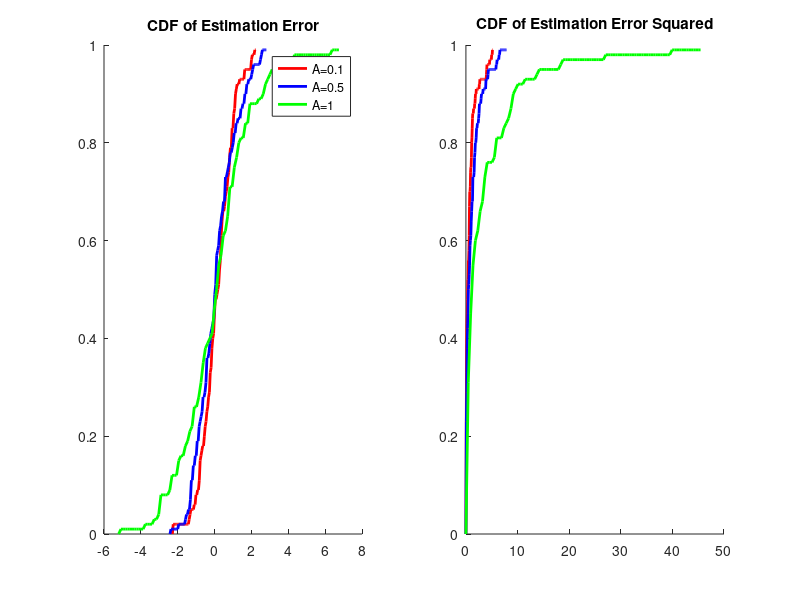

Reproduce this figure in MATLAB. (Note: this script raises an error after producing the figure.)
%Gireeja NonCoherence Control

clc
clear all

A = [0.1 0.5 0.75];
colors = {'r', 'b', 'g', 'k', 'm'};
%c = 1;
varx = 1;
varv = 1; %channel noise
varw = 1;
n = 100;
mu_c = 1;
varc = 0.1;

for i=1:length(A)
    %initialize
    c = normrnd(mu_c,varc);
    x = normrnd(0,varx,[1,1]); %x[0]
    y = c*x+normrnd(0,varv);

    vary = varc*varx+varv;
    
    xhat = y*mu_c*varx/vary;

    %time passing
    for t=1:(n-1)
        c = normrnd(mu_c,varc);
        x = [x A(i)*(x(1,t))+normrnd(0,varw)]; %-xhat(1,t)
        y = [y c*x(1,(t+1))+normrnd(0,varv)];

        varx = A(i)^2*varx + varw;
        %varx = A(i)^2*(1-mu_c*c*varx/vary)^2*varx + varw + (A(i)*mu_c*varx/vary)^2*varv;
        vary = varc*varx+varv;
        xhat = [xhat y(1,t+1)*mu_c*varx/vary];
    end

    xtilde = x-xhat;
    
    xtilde_vec = linspace(min(xtilde),max(xtilde));
    data = zeros(length(xtilde_vec),1);
    for a = 1:length(xtilde_vec)
        data(a,1) = sum(xtilde < xtilde_vec(a));
    end
    data = data./length(xtilde); 
    subplot(1,2,1), hold on, plot(xtilde_vec,data,'Color',colors{i},'LineWidth',2);
    subplot(1,2,1), title('CDF of Estimation Error')
    h = legend('A=0.1','A=0.5','A=1','A=2','Location','Best');
    
    xtilde = (x-xhat).^2;
    xtilde_vec = linspace(min(xtilde),max(xtilde));
    data = zeros(length(xtilde_vec),1);
    for a = 1:length(xtilde_vec)
        data(a,1) = sum(xtilde < xtilde_vec(a));
    end
    data = data./length(xtilde); 
    subplot(1,2,2), hold on, plot(xtilde_vec,data,'Color',colors{i}, 'LineWidth',2);
    subplot(1,2,2), title('CDF of Estimation Error Squared')
end

suptitle(['Gireeja NonCoherence Paper Varying A VarC = ' num2str(varc)])

% set(gcf,'PaperUnits','inches','PaperSize',[12,6],'PaperPosition',[0 0 12 6]);
% print('-dpdf','-r100','fig5_c1.pdf');

%%
%Kalman Filter with Additive Noise Try 2

clc;
clear all;

set(0,'defaulttextinterpreter','latex')

a = 1; %Test 2,0.5,10
c = 1;
varv = 10; %channel noise
varw = 1;
n = 500; %timesteps
M = 1000; %number of trials
Xtilde_ = [];
Xmtilde_ = [];

Xhat = [];
Xmem = [];
X = [];
Y = [];

for m=1:M
%initialize
x = normrnd(0,1,[1,1]); %x[0]
y = c*x+normrnd(0,sqrt(varv));
xhat = y*c*1/(c^2+varv);
xhatmem = y*c/(c^2+varv);
varx = 1;
vary = c^2*varx+varv;

%sigman = varx -2*c^2*varx^2/vary + c^2*varx^2/vary^2*(c^2*varx+varv);
sigman = (1-varx/vary)^2*varx + (varx/vary)^2*varv; %assumes c = 1
Sigman = [sigman];

%time passing
for t=1:(n-1)
    w = normrnd(0,sqrt(varw));
    x = [x a*x(1,t)+w];
    v = normrnd(0,sqrt(varv));
    y = [y c*x(1,(t+1))+v];
    
    sn = a^2*sigman+varw; %generating sn for this iteration
    kn = sn*c/(c^2*sn+varv);
    xhatmem = [xhatmem a*xhatmem(1,t)+kn*(y(1,t+1)-c*a*xhatmem(1,t))];
    %sigman = (1-kn*c)^2 + kn^2*varv;
    sigman = (1-kn*c)*sn; %generate new sigma_n for next iteration
    %sn = a^2*sigman+varw;
    
    Sigman = [Sigman sigman];
    varx = a^2*varx + varw;
    vary = c^2*varx + varv;
    xhat = [xhat y(1,t+1)*c*varx/vary];
    
end

xtilde = x-xhat;
xmemtilde = x-xhatmem;

Xhat = [Xhat; xhat];
Xmem = [Xmem; xhatmem];
X = [X; x];
Y = [Y; y];

Xtilde_ = [Xtilde_ xtilde'];
Xmtilde_ = [Xmtilde_ xmemtilde'];

end

subplot(4,2,1), plot(0:t,mean(abs(Xmtilde_')),'b')
subplot(4,2,1), hold on, plot(0:t,mean(abs(Xtilde_')),'r')
subplot(4,2,1), title('Average Error'), xlabel('n = time'), ylabel('Magnitude')
legend('Xmtilde','Xtilde','Location','Best')

subplot(4,2,2), plot(0:t,var(Xmtilde_'),'b')
subplot(4,2,2), hold on, plot(0:t, var(Xtilde_'),'r',0:t,Sigman,'m')
subplot(4,2,2), title('Variance of Error'), xlabel('n = time'), ylabel('Magnitude')
legend('$$\tilde{X}_{kf}$$','$$\tilde{X}$$','$$\tilde{X}calc$$','Location','Best')

Xtilde_ = Xtilde_.^2;
Xmtilde_ = Xmtilde_.^2;

subplot(4,2,3), hist(Xmtilde_(1,:),20)
subplot(4,2,3), title('Squared Error of $$\hat{X_m(0)}$$')

[vec, data] = cdfld(Xmtilde_(1,:)); [vec2, data2] = cdfld(Xtilde_(1,:));
subplot(4,2,4), plot(vec, data, 'b', 'LineWidth',2)
subplot(4,2,4), hold on, plot(vec2, data2, 'r', 'LineWidth',2)
legend('Xmtilde','Xtilde','Location','Best')
subplot(4,2,4), title('CDF of $$\hat{X}_m(0)$$ Squared Error'), xlabel('e = Magnitude'), ylabel('$$P((X(0)-\hat{X}_m(0))^2 < e)$$')

subplot(4,2,5), hist(Xmtilde_(n/2,:),20)
subplot(4,2,5), title(['Squared Error of $$\hat{X}_m$$(' num2str(n/2) ')'])

[vec, data] = cdfld(Xmtilde_(n/2,:)); [vec2, data2] = cdfld(Xtilde_(n/2,:));
subplot(4,2,6), plot(vec, data, 'b','LineWidth',2)
subplot(4,2,6), hold on, plot(vec2, data2, 'r', 'LineWidth',2)
subplot(4,2,6), title(['CDF of $$\hat{X}_m$$(' num2str(n/2) ') Squared Error']), xlabel('e = Magnitude'), ylabel(['P((X(' num2str(n/2) '$$)-\hat{X}_m($$' num2str(n/2) '$$))^2 <$$ e)'])

subplot(4,2,7), hist(Xmtilde_(n,:),20)
subplot(4,2,7), title(['Squared Error of $$\hat{X}_m$$(' num2str(n) ')'])

[vec, data] = cdfld(Xmtilde_(n,:)); [vec2, data2] = cdfld(Xtilde_(n,:));
subplot(4,2,8), plot(vec, data, 'b','LineWidth',2)
subplot(4,2,8), hold on, plot(vec2, data2, 'r', 'LineWidth',2)
subplot(4,2,8), title(['CDF of $$\hat{X}_m$$(' num2str(n) ') Squared Error']), xlabel('e = Magnitude'), ylabel(['P((X(' num2str(n) ')-$$\hat{X}_m$$(' num2str(n) '$$))^2 <$$ e)'])

suptitle(['A = ' num2str(a) '; V = ' num2str(varv) '; W = ' num2str(varw) '; M = ' num2str(M)])

set(gcf,'PaperUnits','inches','PaperSize',[12,12],'PaperPosition',[0 0 12 12]);
print('-dpdf','-r100','kfadd_m1000.pdf');

%%
%Kalman Filter Ignoring Multiplicative Noise Try 2

clc;
clear all;

a = 1; %Test 2,0.5,10
% c = 1;
varv = 1/100; %multiplicative noise, 1/p, 0.01, 1, 10, 100
varw = 1;%system noise
n = 500;
M = 1000;
Xmtilde_ = [];

for m=1:M
    %initialize
    x = normrnd(0,1,[1,1]); %x[0]
    y = (1+normrnd(0,sqrt(varv)))*x;

    xhatmem = y;

    sigman = 0;

    %time passing
    for t=1:(n-1)
        w = normrnd(0,sqrt(varw));
        x = [x a*x(1,t)+w];
        v = normrnd(0,sqrt(varv));
        y = [y (1+v)*x(1,(t+1))];

        sn = a^2*sigman+varw; %generating sn for this iteration
        kn = 1;
        xhatmem = [xhatmem a*xhatmem(1,t)+kn*(y(1,t+1)-a*xhatmem(1,t))];
        %sigman = (1-kn*c)^2 + kn^2*varv;
        sigman = (1-kn)*sn; %generate new sigma_n for next iteration
        %sn = a^2*sigman+varw;

    end

    xmemtilde = x-xhatmem;
    
    Xmtilde_ = [Xmtilde_ xmemtilde'];
end

subplot(4,2,1), plot(0:t,mean(abs(Xmtilde_')),'b')
subplot(4,2,1), title('Average Abs(Error)'), xlabel('n = time'), ylabel('Magnitude')

subplot(4,2,2), plot(0:t,var(Xmtilde_'),'b')
subplot(4,2,2), title('Variance of Error'), xlabel('n = time'), ylabel('Magnitude')

Xmtilde_ = Xmtilde_.^2;

subplot(4,2,3), hist(Xmtilde_(1,:),20)
subplot(4,2,3), title('Squared Error of $$\hat{X_m(0)}$$')

[vec, data] = cdfld(Xmtilde_(1,:));
subplot(4,2,4), plot(vec, data, 'b', 'LineWidth',2)
subplot(4,2,4), title('CDF of $$\hat{X}_m(0)$$ Squared Error'), xlabel('e = Magnitude'), ylabel('$$P((X(0)-\hat{X}_m(0))^2 < e)$$')

subplot(4,2,5), hist(Xmtilde_(n/2,:),20)
subplot(4,2,5), title(['Squared Error of $$\hat{X}_m$$(' num2str(n/2) ')'])

[vec, data] = cdfld(Xmtilde_(n/2,:));
subplot(4,2,6), plot(vec, data, 'b','LineWidth',2)
subplot(4,2,6), title(['CDF of $$\hat{X}_m$$(' num2str(n/2) ') Squared Error']), xlabel('e = Magnitude'), ylabel(['P((X(' num2str(n/2) '$$)-\hat{X}_m($$' num2str(n/2) '$$))^2 <$$ e)'])

subplot(4,2,7), hist(Xmtilde_(n,:),20)
subplot(4,2,7), title(['Squared Error of $$\hat{X}_m$$(' num2str(n) ')'])

[vec, data] = cdfld(Xmtilde_(n,:));
subplot(4,2,8), plot(vec, data, 'b','LineWidth',2)
subplot(4,2,8), title(['CDF of $$\hat{X}_m$$(' num2str(n) ') Squared Error']), xlabel('e = Magnitude'), ylabel(['P((X(' num2str(n) ')-$$\hat{X}_m$$(' num2str(n) '$$))^2 <$$ e)'])

suptitle(['A = ' num2str(a) '; Power = ' num2str(1/varv) '; W = ' num2str(varw) '; M = ' num2str(M)])

set(gcf,'PaperUnits','inches','PaperSize',[12,12],'PaperPosition',[0 0 12 12]);
print('-dpdf','-r100','kfavm_p100.pdf');

%%
%Kalman Filter Schenato Try 2
clc;
clear all;

n = 500;
M = 1000;

a = 0.99; %must be <1
%c = 1;
varv = 1; %additive noise
varw = 1; %system noise
p = 100; %multiplicative noise, test 0.01, 1, 10, 100
varx = 1;
vary = 1+varv;

Xttilde= [];
Xrtilde = [];
Xftilde = [];

for m=1:M
%initialize
x = normrnd(0,sqrt(varx),[1,1]); %x[0]
y = x+normrnd(0,sqrt(varv));

xhatt = y/(1+varv);
xhatr = [0]; %no initial xhatr
st = xhatt(1,1)-xhatr(1,1); % no initial xhatr so st = xhatt
z = (1+normrnd(0,sqrt(1/p)))*st;
xhatf = xhatr(1,1)+p/(p+1)*z(1,1);

sigman = varx -2*varx^2/vary + varx^2/vary^2*(varx+varv);

%time passing
for t=1:(n-1)
    x = [x a*x(1,t)+normrnd(0,sqrt(varw))];
    y = [y x(1,(t+1))+normrnd(0,sqrt(varv))];
    
    %transmitter side
    sn = a^2*sigman+varw; %generating sn for this iteration
    kn = sn/(sn+varv);
    xhatt = [xhatt a*xhatt(1,t)+kn*(y(1,t+1)-a*xhatt(1,t))]; %t|t
    %sigman = (1-kn*c)^2 + kn^2*varv;
    sigman = (1-kn)*sn; %generate new sigma_n for next iteration
    %sn = a^2*sigman+varw;
    
    xhatr = [xhatr a*xhatf(1,t)]; %t|t-1, -zhat(1,t)=0 because gamma =1 (xhatr(1,t)+p/(p+1)*(z(1,t)))
    
    st = [st xhatt(1,t+1)-xhatr(1,t+1)];
    
    z = [z (1+normrnd(0,sqrt(1/p)))*st(1,t+1)];
    xhatf = [xhatf xhatr(1,t+1)+p/(p+1)*z(1,t+1)];
    
end

Xttilde = [Xttilde (x-xhatt)'];
Xrtilde = [Xrtilde (x-xhatr)'];
Xftilde = [Xftilde (x-xhatf)'];
end

subplot(4,2,1), plot(0:t,mean(abs(Xttilde')),'b')
subplot(4,2,1), hold on, plot(0:t,mean(abs(Xftilde')),'r'), plot(0:t,mean(abs(Xrtilde')),'g')
subplot(4,2,1), title('Average Abs(Error)'), xlabel('n = time'), ylabel('Magnitude')
legend({'$$\tilde{X}^t_{t|t}$$','$$\tilde{X}^r_{t|t}$$','$$\tilde{X}^r_{t|t-1}$$'},'Location','Best','Interpreter','Latex')

subplot(4,2,2), plot(0:t,var(Xttilde'),'b')
subplot(4,2,2), hold on, plot(0:t, var(Xftilde'),'r')
subplot(4,2,2), hold on, plot(0:t, var(Xrtilde'),'g')
subplot(4,2,2), title('Variance of Error'), xlabel('n = time'), ylabel('Magnitude')
legend({'$$\tilde{X}^t_{t|t}$$','$$\tilde{X}^r_{t|t}$$','$$\tilde{X}^r_{t|t-1}$$'},'Location','Best','Interpreter','Latex')

%Squared Error
Xttilde = Xttilde.^2;
Xrtilde = Xrtilde.^2;
Xftilde = Xftilde.^2;

subplot(4,2,3), hist(Xftilde(1,:),50)
subplot(4,2,3), title('Squared Error of $$\hat{Xf(0)}$$')

[vec, data] = cdfld(Xttilde(1,:)); [vec2, data2] = cdfld(Xftilde(1,:)); [vec3, data3] = cdfld(Xrtilde(1,:));
subplot(4,2,4), plot(vec, data, 'b', 'LineWidth',2)
subplot(4,2,4), hold on, plot(vec2, data2, 'r', 'LineWidth',2), plot(vec3, data3, 'g', 'LineWidth',2)
legend({'$$\tilde{X}^t_{t|t}$$','$$\tilde{X}^r_{t|t}$$','$$\tilde{X}^r_{t|t-1}$$'},'Location','Best','Interpreter','Latex')
subplot(4,2,4), title('CDF of $$\hat{X}(0)$$ Squared Error'), xlabel('e = Magnitude'), ylabel('$$P((X(0)-\hat{X}(0))^2 < e)$$')

subplot(4,2,5), hist(Xftilde(n/2,:),50)
subplot(4,2,5), title(['Squared Error of $$\hat{X}f$$(' num2str(n/2) ')'])

[vec, data] = cdfld(Xttilde(n/2,:)); [vec2, data2] = cdfld(Xftilde(n/2,:)); [vec3, data3] = cdfld(Xrtilde(n/2,:));
subplot(4,2,6), plot(vec, data, 'b','LineWidth',2)
subplot(4,2,6), hold on, plot(vec2, data2, 'r', 'LineWidth',2), plot(vec3, data3, 'g', 'LineWidth',2)
subplot(4,2,6), title(['CDF of $$\hat{X}$$(' num2str(n/2) ') Squared Error']), xlabel('e = Magnitude'), ylabel(['P((X(' num2str(n/2) '$$)-\hat{X}($$' num2str(n/2) '$$))^2 <$$ e)'])

subplot(4,2,7), hist(Xftilde(n,:),50)
subplot(4,2,7), title(['Squared Error of $$\hat{X}f$$(' num2str(n) ')'])

[vec, data] = cdfld(Xttilde(n,:)); [vec2, data2] = cdfld(Xftilde(n,:)); [vec3, data3] = cdfld(Xrtilde(n,:));
subplot(4,2,8), plot(vec, data, 'b','LineWidth',2)
subplot(4,2,8), hold on, plot(vec2, data2, 'r', 'LineWidth',2), plot(vec3, data3, 'g', 'LineWidth',2)
subplot(4,2,8), title(['CDF of $$\hat{X}$$(' num2str(n) ') Squared Error']), xlabel('e = Magnitude'), ylabel(['P((X(' num2str(n) ')-$$\hat{X}$$(' num2str(n) '$$))^2 <$$ e)'])

suptitle(['A = ' num2str(a) '; V = ' num2str(varv) '; W = ' num2str(varw) '; P = ' num2str(p) '; M = ' num2str(M)])

set(gcf,'PaperUnits','inches','PaperSize',[12,12],'PaperPosition',[0 0 12 12]);
print('-dpdf','-r100','schenato_p100.pdf');

%%
%Gireeja NonCoherence Try 2

%set(0,'defaultlegendlocation','Best')

clc
clear all

A = [0.1 0.5 0.9 1.2];
colors = {'r', 'b', 'g', 'k', 'm'};
%c = 1;
varx = 1;
varv = 1; %channel noise
varw = 1;
n = 100;
mu_c = 1;
varc = 1;
M = 500;

legentries = cell(1,length(A));

for i=1:length(A)
    Xtilde = [];
    for m=1:M
    %initialize
    c = normrnd(mu_c,sqrt(varc));
    x = normrnd(0,sqrt(varx),[1,1]); %x[0]
    y = c*x+normrnd(0,sqrt(varv));

    vary = varc*varx+varv;
    
    xhat = y*mu_c*varx/vary;

    %time passing
    for t=1:(n-1)
        c = normrnd(mu_c,sqrt(varc));
        x = [x A(i)*(x(1,t)-mu_c/(mu_c^2+varc)*y(1,t))+normrnd(0,sqrt(varw))]; %-xhat(1,t)
        y = [y c*x(1,(t+1))+normrnd(0,sqrt(varv))];

        %varx = A(i)^2*varx + varw;
        varx = A(i)^2*(1-mu_c^2/(mu_c^2+varc))*varx + varw + (A(i)*mu_c/(mu_c^2+varc))^2*varv;
        vary = varc*varx+varv;
        xhat = [xhat y(1,t+1)*mu_c*varx/vary];
    end
    
    Xtilde = [Xtilde (x-xhat)'];
    
    end
    
    legentries{1,i} = ['A=' num2str(A(1,i))];
    
    subplot(2,2,1), hold on, plot(0:t,mean(Xtilde'),'Color',colors{i});
    subplot(2,2,1), title('Mean Estimation Error')
    
    subplot(2,2,2), hold on, plot(0:t,var(Xtilde'),'Color',colors{i});
    subplot(2,2,2), title('Variance of Estimation Error')
    
    [vec, data] = cdfld(Xtilde(n,:)); 
    subplot(2,2,3), hold on, plot(vec,data,'Color',colors{i},'LineWidth',2);
    subplot(2,2,3), title('CDF of Estimation Error')
    
    Xtilde = Xtilde.^2;
    [vec, data] = cdfld(Xtilde(n,:));
    subplot(2,2,4), hold on, plot(vec,data,'Color',colors{i}, 'LineWidth',2);
    subplot(2,2,4), title('CDF of Estimation Error Squared')
end

subplot(2,2,1), legend(legentries,'Location','Best');
subplot(2,2,2), legend(legentries,'Location','Best');
subplot(2,2,4), legend(legentries,'Location','Best');
subplot(2,2,3), legend(legentries,'Location','Best');

suptitle(['Gireeja NonCoherence Paper Varying A M = ' num2str(M)])

set(gcf,'PaperUnits','inches','PaperSize',[12,12],'PaperPosition',[0 0 12 12]);
print('-dpdf','-r100','fig5_test_6.pdf');